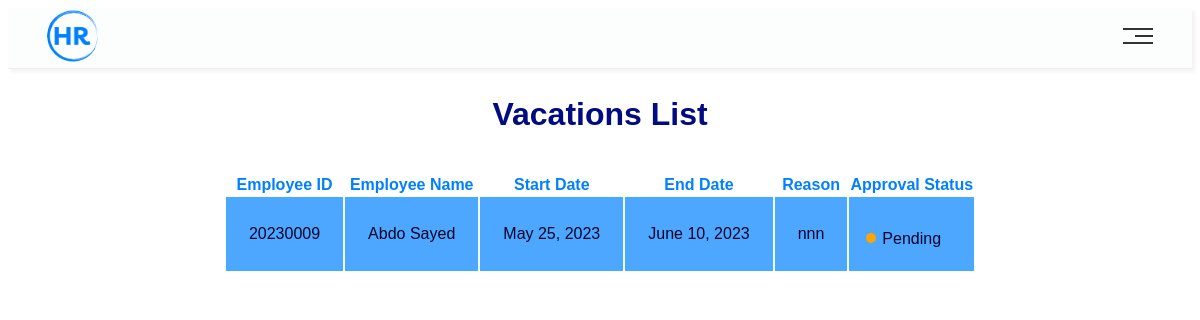
The page /ShowVacations/ on the database as committed earlier.
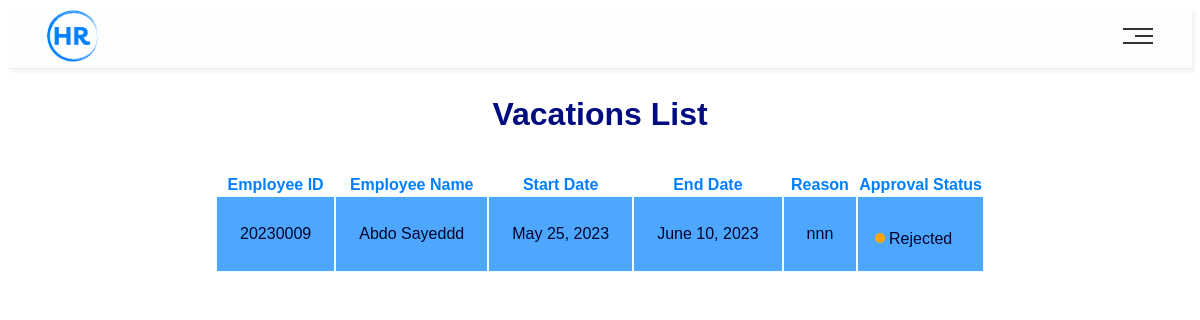
The same page on the database as committed later.
### main/models.py (models this page shows, shortened)
class Employee(models.Model):
    ID = models.BigAutoField(primary_key=True, verbose_name='ID')
    userName = models.CharField(max_length=100)
    Email = models.CharField(max_length=255)
    phoneNum = models.IntegerField()
    address = models.CharField(max_length=255)
    birthDate = models.DateField()
    gender = models.CharField(max_length=10)
    jobTitle = models.CharField(max_length=64)
    maritalStatus = models.CharField(max_length=64)
    salary = models.IntegerField()
    vacationDays = models.IntegerField()

class Vacation(models.Model):
    ID = models.BigAutoField(primary_key=True)
    EmployeeID = models.IntegerField(models.ForeignKey(
        Employee, verbose_name=("Employee ID"), on_delete=models.CASCADE))
    startDate = models.DateField()
    endDate = models.DateField()
    reason = models.TextField()
    status = models.TextField(max_length=20, default='Pending')

### main/views.py (the view)
# urls.py: path('ShowVacations/', views.ShowVacations, name='ShowVacations'),
def ShowVacations(request):
    context = {
        "Vacations": Vacation.objects.all(),
        "Employees": Employee.objects.all()
    }
    return render(request, 'HRWebsite/Show Vactions.html', context)

### main/templates/HRWebsite/Show Vactions.html (shortened to what this page needs)
<!DOCTYPE html>
<html lang="en">
  {% load static %}
<head>
    <link rel="stylesheet" href="{% static 'css/public.css'%}" />
    <link rel="stylesheet" href="{% static 'css/Navbar.css'%}" />
    <link rel="stylesheet" href="{% static 'css/Table.css'%}" />
</head>
  <body>
    {% include 'Navbar/HRNavBar.html' %}
    <section class="Conatiner">
    <h1 class="caption">Vacations List</h1>
      <table class="table">
        <thead>
          <tr>
            <th>Employee ID</th>
            <th>Employee Name</th>
            <th>Start Date</th>
            <th>End Date</th>
            <th>Reason</th>
            <th>Approval Status</th>
          </tr>
        </thead>
        <tbody>
          {% for vac in Vacations %}
          <tr>
              <td id="ID">{{ vac.EmployeeID }}</td>
              <td>
          {% for emp in Employees %}
            {% if emp.ID == vac.EmployeeID %}
              {{ emp.userName }}
            {% endif %}
          {% endfor %}</td>
              <td>{{ vac.startDate }}</td>
              <td>{{ vac.endDate }}</td>
              <td>{{ vac.reason }}</td>
              <td>
              <span class="dot"></span><span class="status">{{ vac.status }}</span>
              </td>
          </tr>
  {% endfor %}
        </tbody>
      </table>
  </body>
</html>

Rows that differ between the two databases and show on the page:
changed Vacation "nnn": status "Pending" → "Rejected"
changed Employee: userName "Abdo Sayed" → "Abdo Sayeddd"
